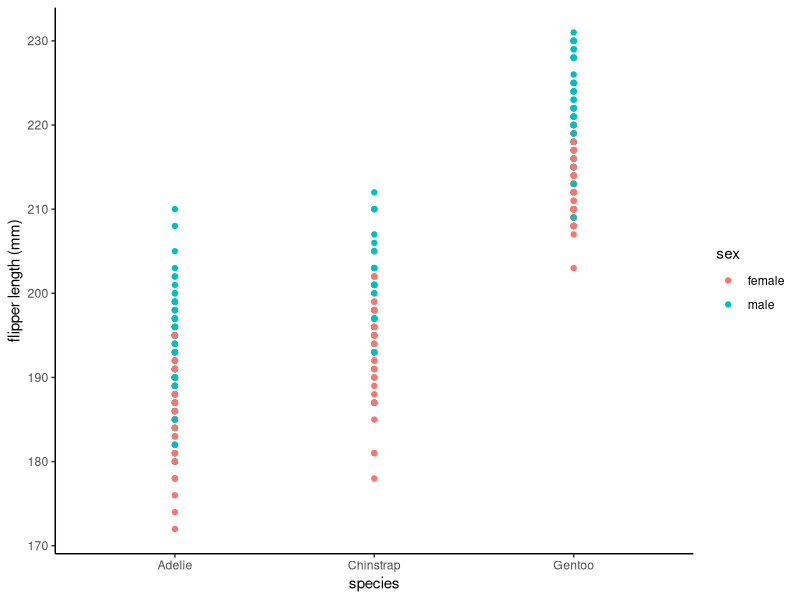

Here is the R script that generated this plot:
## ---- chunk 1
knitr::opts_chunk$set(echo = TRUE)
library(palmerpenguins)
library(tidyverse)
## ---- chunk 2
penguins_no_na <- penguins %>% filter(!is.na(sex))
#removes data with "NA"

penguins_no_na %>% ggplot(aes(x=species, y=flipper_length_mm))+
  geom_point(aes(color=sex))+
  theme_classic()+
  ylab("flipper length (mm)")
